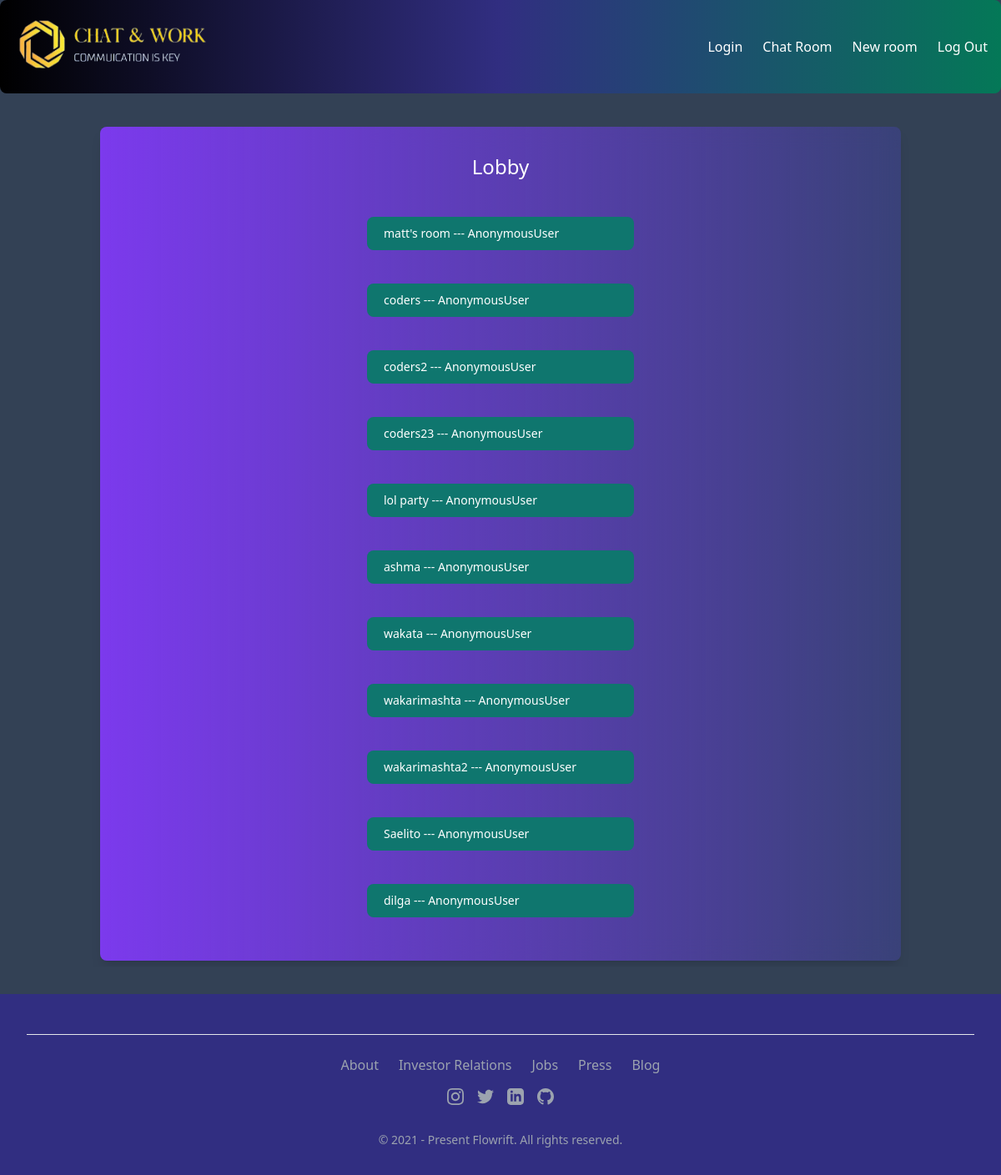
Before: /chatrooms/ with the older database file.
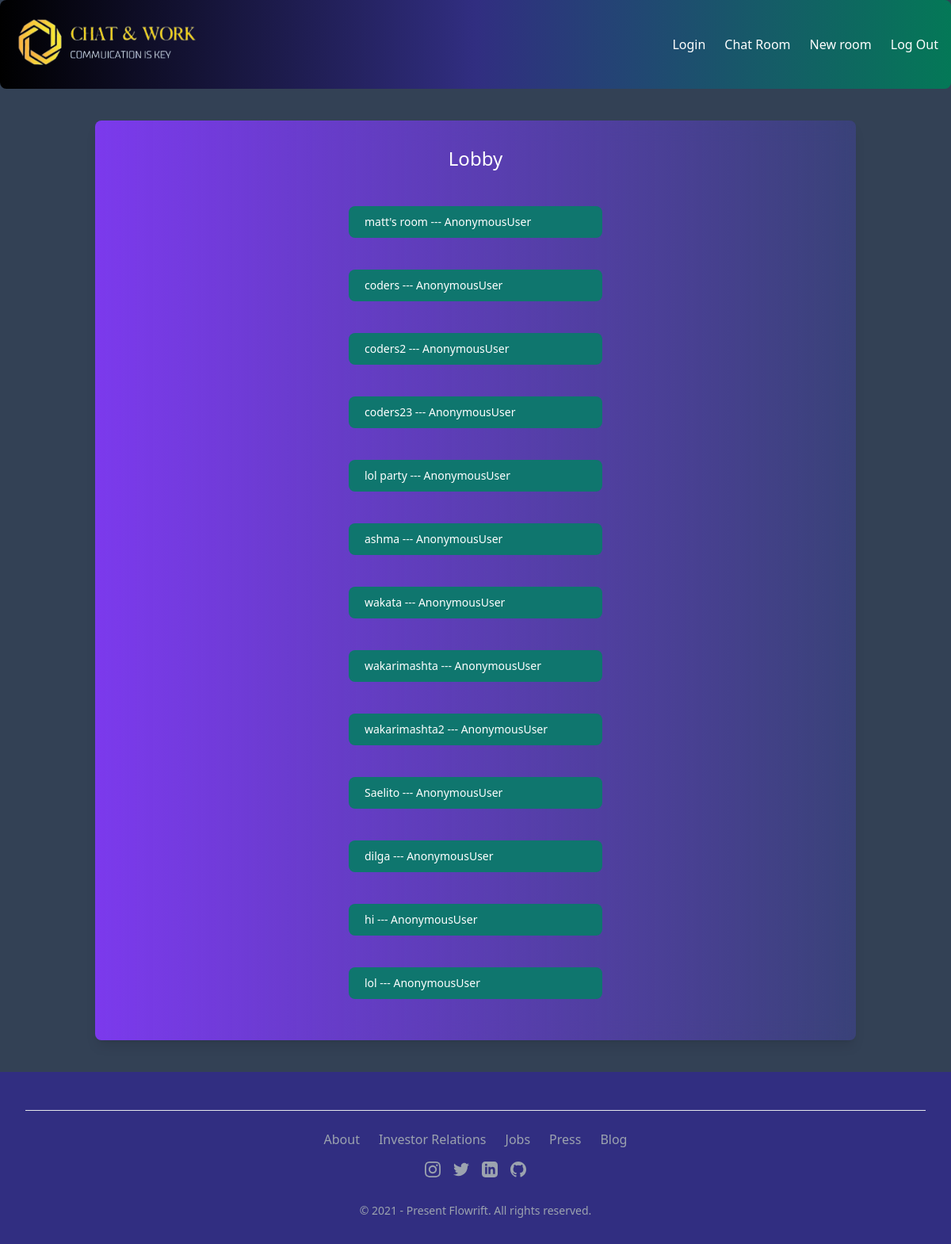
After: the same page with the newer database file.
### chat/models.py (models this page shows)
class Room(models.Model):
    name = models.CharField(max_length=100)
    description = models.TextField()
    created_at = models.DateTimeField(auto_now_add=True)
    updated_at = models.DateTimeField(auto_now=True)
    def __str__(self):
        return self.name

### chat/views.py (the view)
# urls.py: path('chatrooms/',views.chat_rooms,name='chatrooms'),
def chat_rooms(request):
    allrooms = Room.objects.all()
    context = {
        'rooms': allrooms
    }
    return render(request, 'chatrooms.html', context)

### templates/chatrooms.html (shortened to what this page needs)
{% load static tailwind_tags %}
<head>
    {% tailwind_css %}
</head>
<body class="bg-slate-700">
    {% include 'navbar.html' %}
    <div class="bg-chat-text bg-cover bg-center bg-no-repeat h-fit w-full ">
        <div class="flex justify-center items-center min-h-fit flex-wrap">
            <div
                class=" bg-gradient-to-r from-violet-600 to-indigo-600/25 flex flex-row justify-center w-4/5 max-w-5xl min-h-96 max-h-full bg-opacity-45 backdrop-filter backdrop-blur-md p-8 shadow-lg rounded-lg my-10">
                <div class="flex flex-col text-white ">
                    <h2 class="text-2xl text-center text-white">Lobby</h2>
                    <br>
                    <ul>
                        {% for room in rooms %}
                        <li class="flex">
                            <a href="{% url 'room' room.name %}"
                                class="text-white bg-teal-700 hover:bg-teal-800 focus:ring-4 focus:ring-blue-300 dark:bg-teal-600 dark:hover:bg-teal-700 focus:outline-none dark:focus:ring-blue-800 font-medium rounded-lg text-sm px-5 py-2.5 my-5 min-w-80">
                                {{room}} --- {{user}} </a>
                        </li>
                        {% endfor %}
                    </ul>
                </div>
            </div>
        </div>
    </div>
    {% include 'footer.html' %}
</body>

Changed rows visible on the page:
added Room: name "hi", user "AnonymousUser"
added Room: name "lol", user "AnonymousUser"
